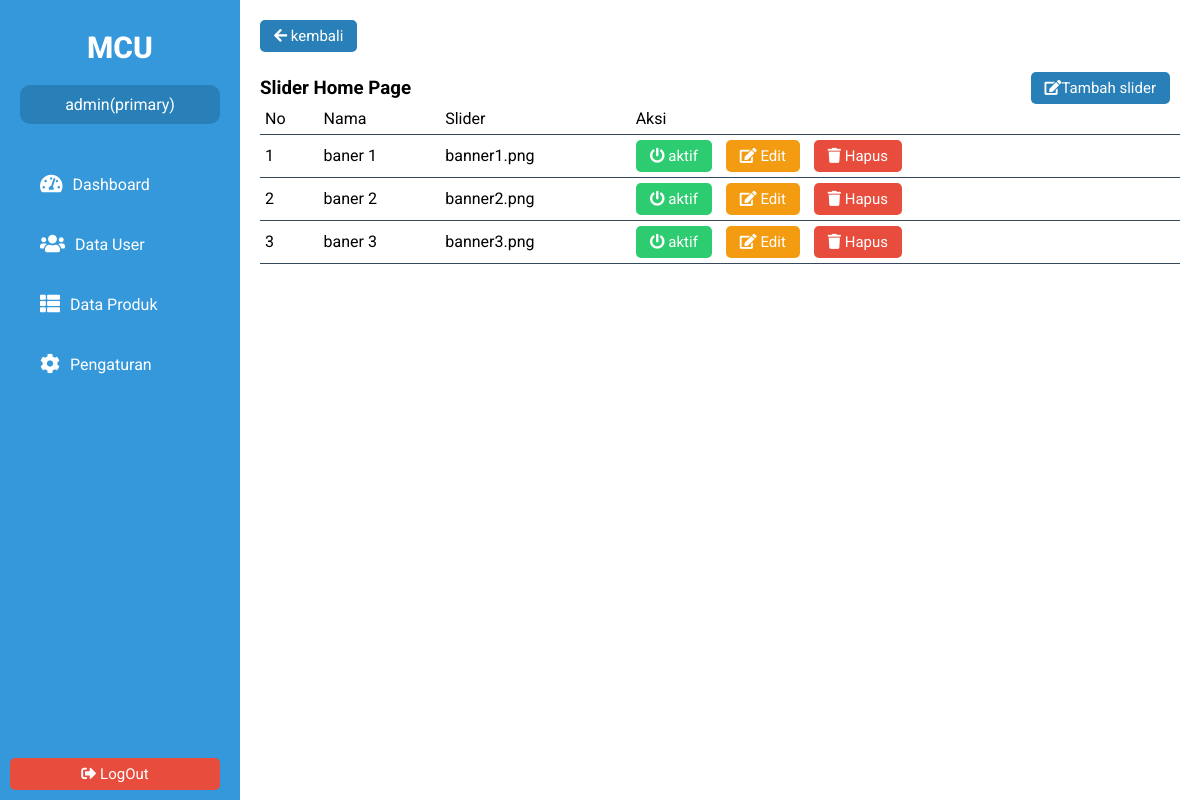
The app's page /admin/slider.php (signed in), older data.
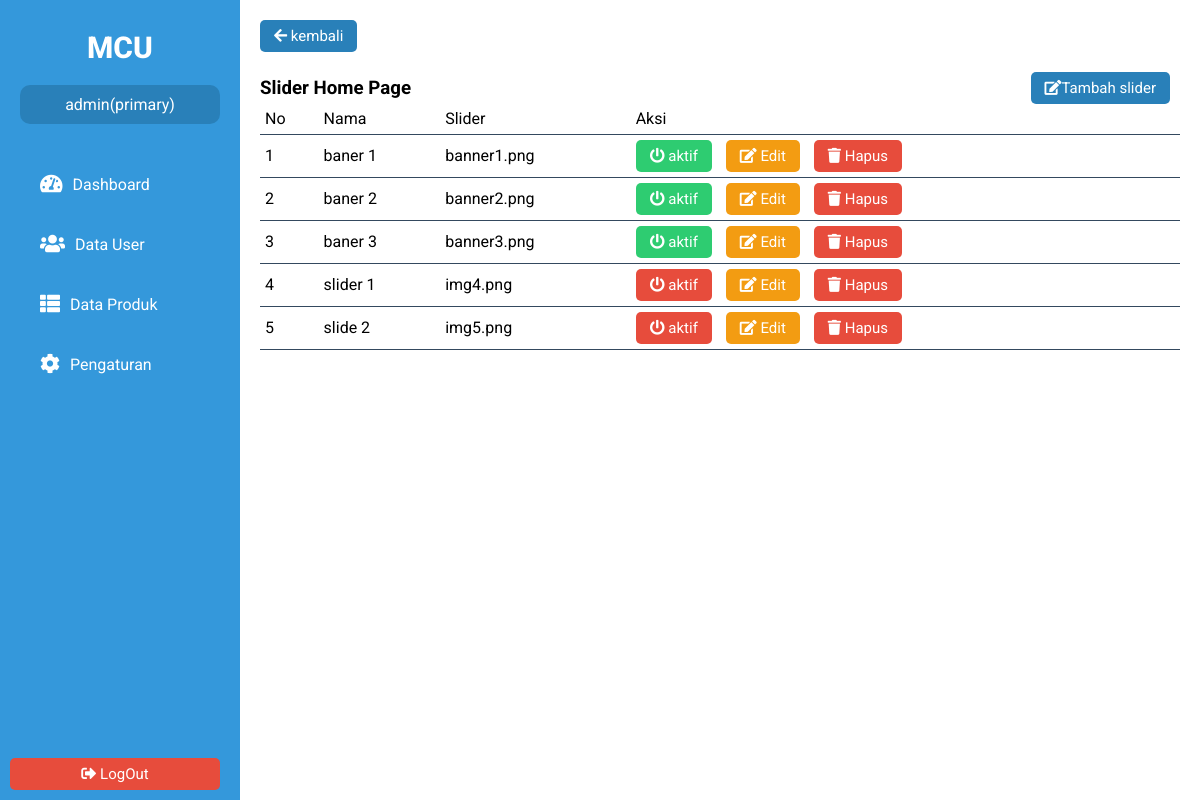
The same page, newer data.
### tables this page shows
CREATE TABLE `slider` (
  `id` int(11) NOT NULL,
  `nama` varchar(100) NOT NULL,
  `slider` varchar(200) NOT NULL,
  `status` int(1) NOT NULL,
  `created` varchar(100) NOT NULL
);

### admin/system/config.php (called while the page is built)
<?php
    $baseUrl = "http://localhost/MCUshop/";
?>

### admin/dataSource/queryTable.php (called while the page is built, shortened)
<?php
function getAllData($tabel){
    global $koneksi;
    $sql = "SELECT * FROM $tabel";
    $result = $koneksi->query($sql);
    return $result->fetch_all();
}

### admin/slider.php (the view, shortened to what this page needs)
<?php
include "template/header.php";
include 'dataSource\queryTable.php';
$slider = getAllData('slider');
?>
<div class="container">
    <div class="header">
        <button class="btn primary" onclick="window.location = 'index.php'"><i class="fas fa-arrow-left"></i> kembali</button>
    </div>
    <div class="table-Admin">
        <div class="nav-table">
            <h3>Slider Home Page</h3>
            <div class="btn primary" id="cat"><i class="fas fa-edit"></i>Tambah slider</div>
        </div>
        <table>
            <tr>
                <td>No</td>
                <td>Nama</td>
                <td>Slider</td>
                <td>Aksi</td>
            </tr>
            <?php
            $no = 1;
            foreach ($slider as $slide) : ?>
                <tr>
                    <td><?= $no ?></td>
                    <td><?= $slide[1] ?></td>
                    <td><?= $slide[2] ?></td>
                    <td>
                        <a href='system/dashboard.php?system=slider&query=aktivasi&id=<?=$slide[0]?>' class="btn <?=$slide[3] == 1 ? 'success' : 'danger'?>"><i class="fas fa-power-off"></i></i> aktif</a>
                        <button onclick='editSlider(<?=$slide[0]?>)' class='btn warning'><i class='fas fa-edit'></i> Edit</button>
                        <button class="btn danger" onclick="hapus(<?= $slide[0] ?>)"><i class="fas fa-trash"></i> Hapus</button>
                    </td>
                </tr>
            <?php $no++;
            endforeach; ?>
        </table>
    </div>
</div>
<?php include "template/footer.php" ?>

### admin/template/header.php (shortened to what this page needs)
<?php
include "system/config.php";
?>
<!DOCTYPE html>
<html lang="en">
<head>
    <link rel="stylesheet" href="<?= $baseUrl ?>admin/vendor/css/dashbord.css">
    <link rel="stylesheet" href="<?= $baseUrl ?>admin\vendor\fontawsome\css\all.css">
    <link rel="stylesheet" href="<?= $baseUrl ?>admin/vendor/css/addOn.css">
</head>
<body>
    <nav>
        <div class="links" style="overflow: auto;">
            <div class="logo">MCU</div>
            <div class="login-nama"><?= $_SESSION['data-login']['nama'] ?></div>
            <a href="index.php"><i class="fas fa-tachometer-alt"></i>Dashboard</a>
            <a href="user.php"><i class="fas fa-users"></i>Data User</a>
            <a href="produk.php"><i class="fas fa-th-list"></i>Data Produk</a>
            <a href="pengaturan.php"><i class="fas fa-cog"></i>Pengaturan</a>
        </div>
        <a href="<?=$baseUrl?>admin/system/login_check.php?logout=true" class="btn danger" style="text-align: center;"><i class="fas fa-sign-out-alt"></i> LogOut</a>
    </nav>

### admin/template/footer.php
</body>
</html>

Row changes from the older to the newer data that the page shows:
added slider: nama "slider 1", slider "img4.png", status 0 (drawn)
added slider: nama "slide 2", slider "img5.png", status 0 (drawn)
